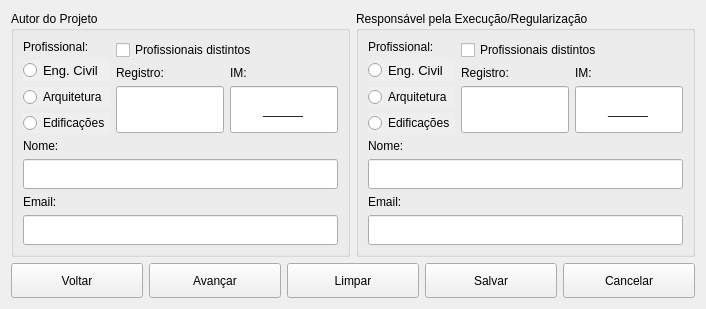
       <widget class="QWidget" name="tabTecnico">
        <attribute name="title">
         <string>Técnico</string>
        </attribute>
        <layout class="QVBoxLayout" name="tabTecnicoLayout">
         <item>
          <layout class="QVBoxLayout" name="verticalLayoutTecnico">
           <item>
            <layout class="QGridLayout" name="gridLayoutTecnico">
             <item row="0" column="0">
              <widget class="QGroupBox" name="groupBoxAutorProjeto">
               <property name="maximumSize">
                <size>
                 <width>16777215</width>
                 <height>300</height>
                </size>
               </property>
               <property name="sizeIncrement">
                <size>
                 <width>0</width>
                 <height>0</height>
                </size>
               </property>
               <property name="title">
                <string>Autor do Projeto</string>
               </property>
               <layout class="QGridLayout" name="groupBoxAutorProjetoLayout">
                <item row="0" column="0">
                 <layout class="QGridLayout" name="gridLayoutAutorProjeto" columnminimumwidth="2,2,1">
                  <item row="2" column="0" colspan="3">
                   <layout class="QVBoxLayout" name="verticalLayoutAutorProjetoNome">
                    <item>
                     <widget class="QLabel" name="labelAutorProjetoNome">
                      <property name="sizePolicy">
                       <sizepolicy hsizetype="Preferred" vsizetype="Fixed">
                        <horstretch>0</horstretch>
                        <verstretch>0</verstretch>
                       </sizepolicy>
                      </property>
                      <property name="text">
                       <string>Nome:</string>
                      </property>
                     </widget>
                    </item>
                    <item>
                     <widget class="QLineEdit" name="lineEditAutorProjetoNome">
                      <property name="sizePolicy">
                       <sizepolicy hsizetype="Expanding" vsizetype="Minimum">
                        <horstretch>0</horstretch>
                        <verstretch>0</verstretch>
                       </sizepolicy>
                      </property>
                      <property name="minimumSize">
                       <size>
                        <width>0</width>
                        <height>30</height>
                       </size>
                      </property>
                      <property name="inputMask">
                       <string/>
                      </property>
                      <property name="placeholderText">
                       <string/>
                      </property>
                     </widget>
                    </item>
                   </layout>
                  </item>
                  <item row="1" column="2">
                   <layout class="QVBoxLayout" name="verticalLayoutAutorProjetoInscricao">
                    <item>
                     <widget class="QLabel" name="labelAutorProjetoInscricao">
                      <property name="sizePolicy">
                       <sizepolicy hsizetype="Preferred" vsizetype="Fixed">
                        <horstretch>0</horstretch>
                        <verstretch>0</verstretch>
                       </sizepolicy>
                      </property>
                      <property name="text">
                       <string>IM:</string>
                      </property>
                      <property name="alignment">
                       <set>Qt::AlignLeading|Qt::AlignLeft|Qt::AlignVCenter</set>
                      </property>
                     </widget>
                    </item>
                    <item>
                     <widget class="QLineEdit" name="lineEditAutorProjetoInscricao">
                      <property name="sizePolicy">
                       <sizepolicy hsizetype="Expanding" vsizetype="Minimum">
                        <horstretch>0</horstretch>
                        <verstretch>0</verstretch>
                       </sizepolicy>
                      </property>
                      <property name="minimumSize">
                       <size>
                        <width>0</width>
                        <height>30</height>
                       </size>
                      </property>
                      <property name="inputMask">
                       <string>000000;_</string>
                      </property>
                      <property name="alignment">
                       <set>Qt::AlignCenter</set>
                      </property>
                      <property name="placeholderText">
                       <string/>
                      </property>
                     </widget>
                    </item>
                   </layout>
                  </item>
                  <item row="3" column="0" colspan="3">
                   <layout class="QVBoxLayout" name="verticalLayoutAutorProjetoEmail">
                    <item>
                     <widget class="QLabel" name="labelAutorProjetoEmail">
                      <property name="sizePolicy">
                       <sizepolicy hsizetype="Preferred" vsizetype="Fixed">
                        <horstretch>0</horstretch>
                        <verstretch>0</verstretch>
                       </sizepolicy>
                      </property>
                      <property name="text">
                       <string>Email:</string>
                      </property>
                     </widget>
                    </item>
                    <item>
                     <widget class="QLineEdit" name="lineEditAutorProjetoEmail">
                      <property name="sizePolicy">
                       <sizepolicy hsizetype="Expanding" vsizetype="Minimum">
                        <horstretch>0</horstretch>
                        <verstretch>0</verstretch>
                       </sizepolicy>
                      </property>
                      <property name="minimumSize">
                       <size>
                        <width>0</width>
                        <height>30</height>
                       </size>
                      </property>
                      <property name="inputMask">
                       <string/>
                      </property>
                      <property name="placeholderText">
                       <string/>
                      </property>
                     </widget>
                    </item>
                   </layout>
                  </item>
                  <item row="1" column="1">
                   <layout class="QVBoxLayout" name="verticalLayoutAutorProjetoRegistro">
                    <item>
                     <widget class="QLabel" name="labelAutorProjetoRegistro">
                      <property name="sizePolicy">
                       <sizepolicy hsizetype="Preferred" vsizetype="Fixed">
                        <horstretch>0</horstretch>
                        <verstretch>0</verstretch>
                       </sizepolicy>
                      </property>
                      <property name="text">
                       <string>Registro:</string>
                      </property>
                      <property name="alignment">
                       <set>Qt::AlignLeading|Qt::AlignLeft|Qt::AlignVCenter</set>
                      </property>
                     </widget>
                    </item>
                    <item>
                     <widget class="QLineEdit" name="lineEditAutorProjetoRegistro">
                      <property name="sizePolicy">
                       <sizepolicy hsizetype="Expanding" vsizetype="Minimum">
                        <horstretch>0</horstretch>
                        <verstretch>0</verstretch>
                       </sizepolicy>
                      </property>
                      <property name="minimumSize">
                       <size>
                        <width>0</width>
                        <height>30</height>
                       </size>
                      </property>
                      <property name="maximumSize">
                       <size>
                        <width>16777215</width>
                        <height>16777215</height>
                       </size>
                      </property>
                      <property name="inputMask">
                       <string/>
                      </property>
                      <property name="alignment">
                       <set>Qt::AlignCenter</set>
                      </property>
                      <property name="placeholderText">
                       <string/>
                      </property>
                     </widget>
                    </item>
                   </layout>
                  </item>
                  <item row="0" column="0" rowspan="2">
                   <layout class="QVBoxLayout" name="verticalLayoutAutorProjetoProfissional">
                    <item>
                     <widget class="QLabel" name="labelAutorProjetoProfissional">
                      <property name="sizePolicy">
                       <sizepolicy hsizetype="Preferred" vsizetype="Fixed">
                        <horstretch>0</horstretch>
                        <verstretch>0</verstretch>
                       </sizepolicy>
                      </property>
                      <property name="text">
                       <string>Profissional:</string>
                      </property>
                     </widget>
                    </item>
                    <item>
                     <layout class="QVBoxLayout" name="verticalLayoutAutorProjetoProfissionalFormacao">
                      <item>
                       <widget class="QRadioButton" name="radioButtonAutorProjetoProfissionalEngCivil">
                        <property name="font">
                         <font>
                          <family>Arial</family>
                          <pointsize>10</pointsize>
                          <underline>false</underline>
                         </font>
                        </property>
                        <property name="autoFillBackground">
                         <bool>true</bool>
                        </property>
                        <property name="text">
                         <string>Eng. Civil</string>
                        </property>
                       </widget>
                      </item>
                      <item>
                       <widget class="QRadioButton" name="radioButtonAutorProjetoProfissionalArquitetura">
                        <property name="autoFillBackground">
                         <bool>true</bool>
                        </property>
                        <property name="text">
                         <string>Arquitetura</string>
                        </property>
                       </widget>
                      </item>
                      <item>
                       <widget class="QRadioButton" name="radioButtonAutorProjetoProfissionalEdificacoes">
                        <property name="autoFillBackground">
                         <bool>true</bool>
                        </property>
                        <property name="text">
                         <string>Edificações</string>
                        </property>
                       </widget>
                      </item>
                     </layout>
                    </item>
                   </layout>
                  </item>
                  <item row="0" column="1" colspan="2">
                   <widget class="QCheckBox" name="checkBoxAutorProjetoDistinto">
                    <property name="text">
                     <string>Profissionais distintos</string>
                    </property>
                   </widget>
                  </item>
                 </layout>
                </item>
               </layout>
              </widget>
             </item>
             <item row="0" column="1">
              <widget class="QGroupBox" name="groupBoxResponsavelExecucao">
               <property name="maximumSize">
                <size>
                 <width>16777215</width>
                 <height>300</height>
                </size>
               </property>
               <property name="title">
                <string>Responsável pela Execução/Regularização</string>
               </property>
               <layout class="QGridLayout" name="groupBoxResponsavelExecucaoLayout">
                <item row="0" column="0">
                 <layout class="QGridLayout" name="gridLayoutResponsavelExecucao" columnminimumwidth="2,2,1">
                  <item row="2" column="0" colspan="3">
                   <layout class="QVBoxLayout" name="verticalLayoutResponsavelExecucaoNome">
                    <item>
                     <widget class="QLabel" name="labelResponsavelExecucaoNome">
                      <property name="sizePolicy">
                       <sizepolicy hsizetype="Preferred" vsizetype="Fixed">
                        <horstretch>0</horstretch>
                        <verstretch>0</verstretch>
                       </sizepolicy>
                      </property>
                      <property name="text">
                       <string>Nome:</string>
                      </property>
                     </widget>
                    </item>
                    <item>
                     <widget class="QLineEdit" name="lineEditResponsavelExecucaoNome">
                      <property name="sizePolicy">
                       <sizepolicy hsizetype="Expanding" vsizetype="Minimum">
                        <horstretch>0</horstretch>
                        <verstretch>0</verstretch>
                       </sizepolicy>
                      </property>
                      <property name="minimumSize">
                       <size>
                        <width>0</width>
                        <height>30</height>
                       </size>
                      </property>
                      <property name="inputMask">
                       <string/>
                      </property>
                      <property name="placeholderText">
                       <string/>
                      </property>
                     </widget>
                    </item>
                   </layout>
                  </item>
                  <item row="1" column="2">
                   <layout class="QVBoxLayout" name="verticalLayoutResponsavelExecucaoInscricao">
                    <item>
                     <widget class="QLabel" name="labelResponsavelExecucaoInscricao">
                      <property name="sizePolicy">
                       <sizepolicy hsizetype="Preferred" vsizetype="Fixed">
                        <horstretch>0</horstretch>
                        <verstretch>0</verstretch>
                       </sizepolicy>
                      </property>
                      <property name="text">
                       <string>IM:</string>
                      </property>
                      <property name="alignment">
                       <set>Qt::AlignLeading|Qt::AlignLeft|Qt::AlignVCenter</set>
                      </property>
                     </widget>
                    </item>
                    <item>
                     <widget class="QLineEdit" name="lineEditResponsavelExecucaoInscricao">
                      <property name="sizePolicy">
                       <sizepolicy hsizetype="Expanding" vsizetype="Minimum">
                        <horstretch>0</horstretch>
                        <verstretch>0</verstretch>
                       </sizepolicy>
                      </property>
                      <property name="minimumSize">
                       <size>
                        <width>0</width>
                        <height>30</height>
                       </size>
                      </property>
                      <property name="inputMask">
                       <string>000000;_</string>
                      </property>
                      <property name="alignment">
                       <set>Qt::AlignCenter</set>
                      </property>
                      <property name="placeholderText">
                       <string/>
                      </property>
                     </widget>
                    </item>
                   </layout>
                  </item>
                  <item row="3" column="0" colspan="3">
                   <layout class="QVBoxLayout" name="verticalLayoutResponsavelExecucaoEmail">
                    <item>
                     <widget class="QLabel" name="labelResponsavelExecucaoEmail">
                      <property name="sizePolicy">
                       <sizepolicy hsizetype="Preferred" vsizetype="Fixed">
                        <horstretch>0</horstretch>
                        <verstretch>0</verstretch>
                       </sizepolicy>
                      </property>
                      <property name="text">
                       <string>Email:</string>
                      </property>
                     </widget>
                    </item>
                    <item>
                     <widget class="QLineEdit" name="lineEditResponsavelExecucaoEmail">
                      <property name="sizePolicy">
                       <sizepolicy hsizetype="Expanding" vsizetype="Minimum">
                        <horstretch>0</horstretch>
                        <verstretch>0</verstretch>
                       </sizepolicy>
                      </property>
                      <property name="minimumSize">
                       <size>
                        <width>0</width>
                        <height>30</height>
                       </size>
                      </property>
                      <property name="inputMask">
                       <string/>
                      </property>
                      <property name="placeholderText">
                       <string/>
                      </property>
                     </widget>
                    </item>
                   </layout>
                  </item>
                  <item row="1" column="1">
                   <layout class="QVBoxLayout" name="verticalLayoutResponsavelExecucaoRegistro">
                    <item>
                     <widget class="QLabel" name="labelResponsavelExecucaoRegistro">
                      <property name="sizePolicy">
                       <sizepolicy hsizetype="Preferred" vsizetype="Fixed">
                        <horstretch>0</horstretch>
                        <verstretch>0</verstretch>
                       </sizepolicy>
                      </property>
                      <property name="text">
                       <string>Registro:</string>
                      </property>
                      <property name="alignment">
                       <set>Qt::AlignLeading|Qt::AlignLeft|Qt::AlignVCenter</set>
                      </property>
                     </widget>
                    </item>
                    <item>
                     <widget class="QLineEdit" name="lineEditResponsavelExecucaoRegistro">
                      <property name="sizePolicy">
                       <sizepolicy hsizetype="Expanding" vsizetype="Minimum">
                        <horstretch>0</horstretch>
                        <verstretch>0</verstretch>
                       </sizepolicy>
                      </property>
                      <property name="minimumSize">
                       <size>
                        <width>0</width>
                        <height>30</height>
                       </size>
                      </property>
                      <property name="inputMask">
                       <string/>
                      </property>
                      <property name="alignment">
                       <set>Qt::AlignCenter</set>
                      </property>
                      <property name="placeholderText">
                       <string/>
                      </property>
                     </widget>
                    </item>
                   </layout>
                  </item>
                  <item row="0" column="0" rowspan="2">
                   <layout class="QVBoxLayout" name="verticalLayoutResponsavelExecucaoProfissional">
                    <item>
                     <widget class="QLabel" name="labelResponsavelExecucaoProfissional">
                      <property name="sizePolicy">
                       <sizepolicy hsizetype="Preferred" vsizetype="Fixed">
                        <horstretch>0</horstretch>
                        <verstretch>0</verstretch>
                       </sizepolicy>
                      </property>
                      <property name="text">
                       <string>Profissional:</string>
                      </property>
                     </widget>
                    </item>
                    <item>
                     <layout class="QVBoxLayout" name="verticalLayoutResponsavelExecucaoProfissionalFormacao">
                      <item>
                       <widget class="QRadioButton" name="radioButtonResponsavelExecucaoProfissionalEngCivil">
                        <property name="font">
                         <font>
                          <family>Arial</family>
                          <pointsize>10</pointsize>
                          <underline>false</underline>
                         </font>
                        </property>
                        <property name="autoFillBackground">
                         <bool>true</bool>
                        </property>
                        <property name="text">
                         <string>Eng. Civil</string>
                        </property>
                       </widget>
                      </item>
                      <item>
                       <widget class="QRadioButton" name="radioButtonResponsavelExecucaoProfissionalArquitetura">
                        <property name="autoFillBackground">
                         <bool>true</bool>
                        </property>
                        <property name="text">
                         <string>Arquitetura</string>
                        </property>
                       </widget>
                      </item>
                      <item>
                       <widget class="QRadioButton" name="radioButtonResponsavelExecucaoProfissionalEdificacoes">
                        <property name="autoFillBackground">
                         <bool>true</bool>
                        </property>
                        <property name="text">
                         <string>Edificações</string>
                        </property>
                       </widget>
                      </item>
                     </layout>
                    </item>
                   </layout>
                  </item>
                  <item row="0" column="1" colspan="2">
                   <widget class="QCheckBox" name="checkBoxResponsavelExecucaoDistinto">
                    <property name="text">
                     <string>Profissionais distintos</string>
                    </property>
                   </widget>
                  </item>
                 </layout>
                </item>
               </layout>
              </widget>
             </item>
            </layout>
           </item>
           <item>
            <layout class="QHBoxLayout" name="horizontalLayoutTecnicoBotoes">
             <item>
              <widget class="QPushButton" name="pushButtonVoltarTecnico">
               <property name="sizePolicy">
                <sizepolicy hsizetype="Minimum" vsizetype="Minimum">
                 <horstretch>0</horstretch>
                 <verstretch>0</verstretch>
                </sizepolicy>
               </property>
               <property name="minimumSize">
                <size>
                 <width>0</width>
                 <height>35</height>
                </size>
               </property>
               <property name="maximumSize">
                <size>
                 <width>16777215</width>
                 <height>50</height>
                </size>
               </property>
               <property name="text">
                <string>Voltar</string>
               </property>
               <property name="icon">
                <iconset resource="resources.qrc">
                 <normaloff>:/img/icone_voltar.png</normaloff>:/img/icone_voltar.png</iconset>
               </property>
              </widget>
             </item>
             <item>
              <widget class="QPushButton" name="pushButtonAvancarTecnico">
               <property name="sizePolicy">
                <sizepolicy hsizetype="Minimum" vsizetype="Minimum">
                 <horstretch>0</horstretch>
                 <verstretch>0</verstretch>
                </sizepolicy>
               </property>
               <property name="minimumSize">
                <size>
                 <width>0</width>
                 <height>35</height>
                </size>
               </property>
               <property name="maximumSize">
                <size>
                 <width>16777215</width>
                 <height>50</height>
                </size>
               </property>
               <property name="text">
                <string>Avançar</string>
               </property>
               <property name="icon">
                <iconset resource="resources.qrc">
                 <normaloff>:/img/icone_avancar.png</normaloff>:/img/icone_avancar.png</iconset>
               </property>
              </widget>
             </item>
             <item>
              <widget class="QPushButton" name="pushButtonLimparTecnico">
               <property name="sizePolicy">
                <sizepolicy hsizetype="Minimum" vsizetype="Minimum">
                 <horstretch>0</horstretch>
                 <verstretch>0</verstretch>
                </sizepolicy>
               </property>
               <property name="minimumSize">
                <size>
                 <width>0</width>
                 <height>35</height>
                </size>
               </property>
               <property name="maximumSize">
                <size>
                 <width>16777215</width>
                 <height>50</height>
                </size>
               </property>
               <property name="text">
                <string>Limpar</string>
               </property>
               <property name="icon">
                <iconset resource="resources.qrc">
                 <normaloff>:/img/limpar.png</normaloff>:/img/limpar.png</iconset>
               </property>
              </widget>
             </item>
             <item>
              <widget class="QPushButton" name="pushButtonSalvarTecnico">
               <property name="sizePolicy">
                <sizepolicy hsizetype="Minimum" vsizetype="Minimum">
                 <horstretch>0</horstretch>
                 <verstretch>0</verstretch>
                </sizepolicy>
               </property>
               <property name="minimumSize">
                <size>
                 <width>0</width>
                 <height>35</height>
                </size>
               </property>
               <property name="maximumSize">
                <size>
                 <width>16777215</width>
                 <height>50</height>
                </size>
               </property>
               <property name="text">
                <string>Salvar</string>
               </property>
               <property name="icon">
                <iconset resource="resources.qrc">
                 <normaloff>:/img/icone_pin.png</normaloff>:/img/icone_pin.png</iconset>
               </property>
              </widget>
             </item>
             <item>
              <widget class="QPushButton" name="pushButtonCancelarTecnico">
               <property name="sizePolicy">
                <sizepolicy hsizetype="Minimum" vsizetype="Minimum">
                 <horstretch>0</horstretch>
                 <verstretch>0</verstretch>
                </sizepolicy>
               </property>
               <property name="minimumSize">
                <size>
                 <width>0</width>
                 <height>35</height>
                </size>
               </property>
               <property name="maximumSize">
                <size>
                 <width>16777215</width>
                 <height>50</height>
                </size>
               </property>
               <property name="text">
                <string>Cancelar</string>
               </property>
               <property name="icon">
                <iconset resource="resources.qrc">
                 <normaloff>:/img/x.png</normaloff>:/img/x.png</iconset>
               </property>
               <property name="checkable">
                <bool>false</bool>
               </property>
               <property name="checked">
                <bool>false</bool>
               </property>
              </widget>
             </item>
            </layout>
           </item>
          </layout>
         </item>
        </layout>
       </widget>
